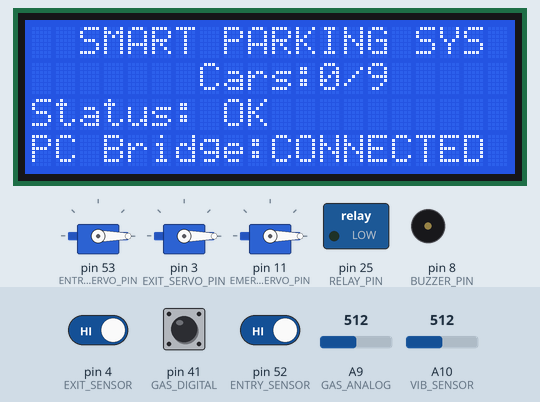
Simulated run of this sketch. Board: Arduino Mega 2560, built with avr-gcc and run on an emulated ATmega2560. On the bench: 20×4 character LCD, 3 × servo, switched loads named in the sketch (green lamp = pin HIGH), buzzer (waves = sounding). The test bench sets the inputs (shaded band); at power-on: pin 52 (ENTRY_SENSOR) HIGH, A10 (VIB_SENSOR) = 512, pin 4 (EXIT_SENSOR) HIGH, pin 41 (GAS_DIGITAL) HIGH, A9 (GAS_ANALOG) = 512.

Above: at 3.3 s.
3.4 s: pin 52 (ENTRY_SENSOR) driven LOW
At 5.1 s:
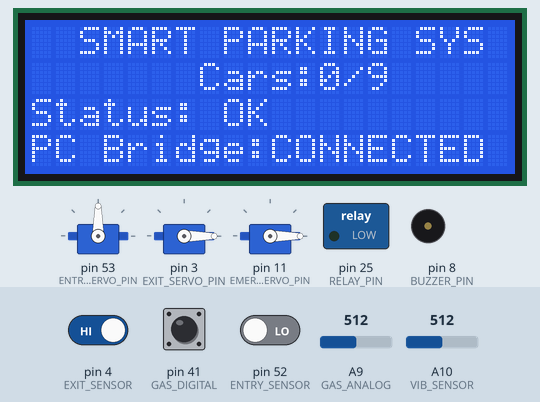
6.4 s: A10 (VIB_SENSOR) set to 787
8.9 s: A10 (VIB_SENSOR) set to 810
At 16.7 s:
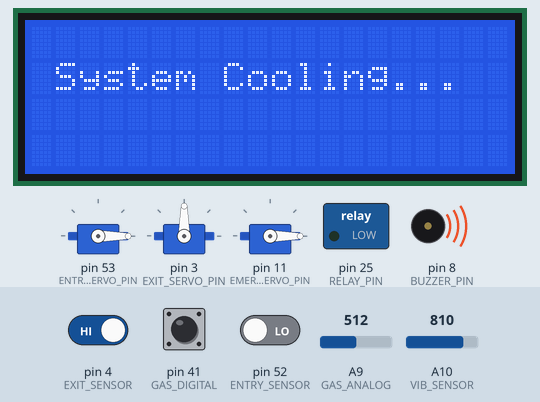
At 28.2 s:
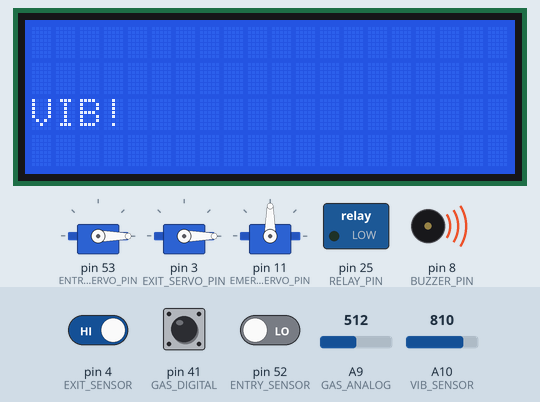
Timing chart, 0 to 28.4 s (numbered marks = the images above; inputs shaded):
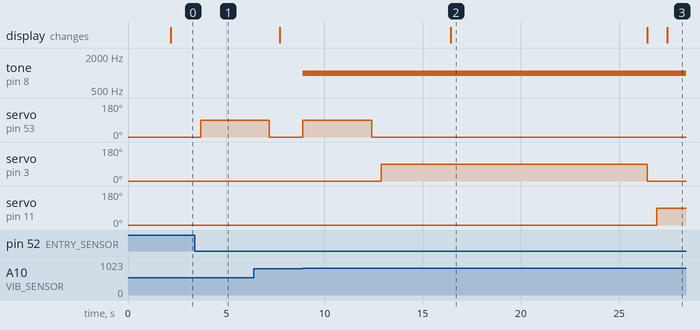

The sketch:

Mega2560_Main_v4.3.ino
```cpp
// ============================================
// Smart Parking + Safety System - MEGA2560 v4.3
// Communication: Serial1 (pins 18/19) via Uno Bridge
// ============================================

#include <Wire.h>
#include <LiquidCrystal_I2C.h>
#include <Servo.h>

// ============ LCD ============
LiquidCrystal_I2C lcd(0x27, 20, 4);

// ============ Servos ============
Servo entryServo;
Servo exitServo;
Servo emergencyServo;

#define ENTRY_SERVO_PIN  53
#define EXIT_SERVO_PIN   3
#define EMERGENCY_SERVO_PIN 11

#define SERVO_OPEN    90
#define SERVO_CLOSED  0

// ============ Sensors ============
#define ENTRY_SENSOR   52
#define EXIT_SENSOR    4
#define GAS_ANALOG     A9
#define GAS_DIGITAL    41
#define VIB_SENSOR     A10

// ============ Outputs ============
#define RELAY_PIN  25
#define BUZZER_PIN 8

// ============ Constants ============
const int MAX_CARS = 9;
const int GAS_THRESHOLD = 400;
const int GAS_STABLE_MS = 1000;
const int VIB_LEVEL_1 = 400;
const int VIB_LEVEL_2 = 600;
const int VIB_LEVEL_3 = 800;
const int EMERGENCY_OPEN_MS = 10000;
const int EMERGENCY_COOLDOWN_MS = 5000;
const int GATE_WAIT_MS = 3000;
const int SERVO_MAX_MOVES = 5;
const int SERVO_REST_MS = 10000;

// ============ State Variables ============
int carCount = 0;
bool entryGateOpen = false;
bool exitGateOpen = false;
bool securityDoorOpen = false;
bool gasAlarm = false;
bool vibAlarm = false;
bool relayOn = false;

float smoothGas = 0;
bool gasDigitalState = false;
unsigned long gasStableStart = 0;
bool gasTriggered = false;

int vibrationLevel = 0;
unsigned long emergencyOpenStart = 0;
unsigned long lastCooldownEnd = 0;
bool inCooldown = false;

int servoMoveCount = 0;

bool lastEntryState = HIGH;
bool lastExitState = HIGH;
unsigned long entryTriggerTime = 0;
unsigned long exitTriggerTime = 0;
bool entryWaiting = false;
bool exitWaiting = false;

String lcdLines[4] = {"", "", "", ""};

unsigned long lastSendTime = 0;
const unsigned long SEND_INTERVAL = 1000;

String wifiStatus = "CONNECTED";
unsigned long wifiTimeout = 0;

// ============================================
void setup() {
  Serial1.begin(115200);

  lcd.init();
  lcd.backlight();
  lcd.clear();
  lcd.setCursor(2, 0);
  lcd.print("SMART PARKING");
  lcd.setCursor(5, 1);
  lcd.print("SYSTEM");
  delay(2000);

  entryServo.attach(ENTRY_SERVO_PIN);
  exitServo.attach(EXIT_SERVO_PIN);
  emergencyServo.attach(EMERGENCY_SERVO_PIN);
  entryServo.write(SERVO_CLOSED);
  exitServo.write(SERVO_CLOSED);
  emergencyServo.write(SERVO_CLOSED);

  pinMode(ENTRY_SENSOR, INPUT_PULLUP);
  pinMode(EXIT_SENSOR, INPUT_PULLUP);
  pinMode(GAS_DIGITAL, INPUT_PULLUP);
  pinMode(VIB_SENSOR, INPUT);

  pinMode(RELAY_PIN, OUTPUT);
  pinMode(BUZZER_PIN, OUTPUT);
  digitalWrite(RELAY_PIN, LOW);
  noTone(BUZZER_PIN);

  wifiStatus = "CONNECTED";
  wifiTimeout = millis();

  updateDisplay();
}

// ============================================
void loop() {
  checkSerial();
  readGasSensor();
  readVibrationSensor();
  handleEntry();
  handleExit();
  sendData();
}

// ============================================
void checkSerial() {
  while (Serial1.available()) {
    String cmd = Serial1.readStringUntil('\n');
    cmd.trim();
    processCommand(cmd);
  }
}

void processCommand(String cmd) {
  if (cmd == "OPEN_ENTRY") {
    openEntryGate();
  } else if (cmd == "OPEN_EXIT") {
    openExitGate();
  } else if (cmd == "OPEN_SECURITY") {
    openSecurityDoor();
  } else if (cmd == "CLOSE_SECURITY") {
    closeSecurityDoor();
  } else if (cmd == "LIGHT_ON") {
    digitalWrite(RELAY_PIN, HIGH);
    relayOn = true;
  } else if (cmd == "LIGHT_OFF") {
    digitalWrite(RELAY_PIN, LOW);
    relayOn = false;
  } else if (cmd == "BUZZER_ON") {
    tone(BUZZER_PIN, 1000);
  } else if (cmd.startsWith("SYSTEM:READY")) {
    wifiStatus = "CONNECTED";
    wifiTimeout = millis();
  } else if (cmd.startsWith("WIFI:")) {
    wifiStatus = cmd.substring(5);
    if (wifiStatus != "CONNECTED") wifiTimeout = millis();
  }
}

// ============================================
void sendData() {
  if (millis() - lastSendTime < SEND_INTERVAL) return;
  lastSendTime = millis();

  if (wifiStatus == "CONNECTED" && millis() - wifiTimeout > 30000) {
    wifiStatus = "DISCONNECTED";
  }

  String data = "CAR:" + String(carCount)
    + "|MAX:" + String(MAX_CARS)
    + "|GAS:" + String((int)smoothGas)
    + "|GA:" + String(gasAlarm ? 1 : 0)
    + "|GD:" + String(gasDigitalState ? 1 : 0)
    + "|VA:" + String(vibAlarm ? 1 : 0)
    + "|VL:" + String(vibrationLevel)
    + "|EG:" + String(entryGateOpen ? 1 : 0)
    + "|XG:" + String(exitGateOpen ? 1 : 0)
    + "|SD:" + String(securityDoorOpen ? 1 : 0)
    + "|RL:" + String(relayOn ? 1 : 0);

  Serial1.println(data);
}

// ============================================
void readGasSensor() {
  int rawGas = analogRead(GAS_ANALOG);
  smoothGas = smoothGas * 0.7 + rawGas * 0.3;
  gasDigitalState = !digitalRead(GAS_DIGITAL);

  bool bothConditions = (smoothGas > GAS_THRESHOLD) && gasDigitalState;

  if (bothConditions && !gasTriggered) {
    if (gasStableStart == 0) {
      gasStableStart = millis();
    } else if (millis() - gasStableStart >= GAS_STABLE_MS) {
      gasTriggered = true;
      gasAlarm = true;
      triggerGasAlarm();
    }
  } else if (!bothConditions) {
    gasStableStart = 0;
    if (gasTriggered) {
      gasTriggered = false;
      gasAlarm = false;
      clearGasAlarm();
    }
  }
}

void triggerGasAlarm() {
  tone(BUZZER_PIN, 1500);
  openEntryGate();
  openExitGate();
  openSecurityDoor();
  updateDisplay();
}

void clearGasAlarm() {
  noTone(BUZZER_PIN);
  closeEntryGate();
  closeExitGate();
  closeSecurityDoor();
  updateDisplay();
}

// ============================================
void readVibrationSensor() {
  int raw = analogRead(VIB_SENSOR);

  if (raw < VIB_LEVEL_1) {
    vibrationLevel = 0;
  } else if (raw < VIB_LEVEL_2) {
    vibrationLevel = 1;
  } else if (raw < VIB_LEVEL_3) {
    vibrationLevel = 2;
  } else {
    vibrationLevel = 3;
  }

  if (vibrationLevel >= 3 && !vibAlarm) {
    if (!inCooldown) {
      vibAlarm = true;
      triggerVibrationAlarm();
    }
  }

  if (vibAlarm && emergencyOpenStart > 0) {
    if (millis() - emergencyOpenStart >= EMERGENCY_OPEN_MS) {
      noTone(BUZZER_PIN);
      closeEntryGate();
      closeExitGate();
      closeSecurityDoor();
      vibAlarm = false;
      emergencyOpenStart = 0;
      inCooldown = true;
      lastCooldownEnd = millis();
      updateDisplay();
    }
  }

  if (inCooldown && millis() - lastCooldownEnd >= EMERGENCY_COOLDOWN_MS) {
    inCooldown = false;
  }
}

void triggerVibrationAlarm() {
  tone(BUZZER_PIN, 1000);
  openEntryGate();
  openExitGate();
  openSecurityDoor();
  emergencyOpenStart = millis();
  updateDisplay();
}

// ============================================
void handleEntry() {
  bool currentState = digitalRead(ENTRY_SENSOR);

  if (currentState == LOW && lastEntryState == HIGH) {
    if (!entryWaiting) {
      entryTriggerTime = millis();
      entryWaiting = true;
    }
  }

  if (entryWaiting && currentState == LOW && millis() - entryTriggerTime >= 300) {
    if (!entryGateOpen && carCount < MAX_CARS && !gasAlarm && !vibAlarm) {
      carCount++;
      openEntryGate();
      updateDisplay();
    }
    entryWaiting = false;
  }

  if (currentState == HIGH && entryWaiting && millis() - entryTriggerTime >= 500) {
    entryWaiting = false;
  }

  lastEntryState = currentState;
}

void handleExit() {
  bool currentState = digitalRead(EXIT_SENSOR);

  if (currentState == LOW && lastExitState == HIGH) {
    if (!exitWaiting) {
      exitTriggerTime = millis();
      exitWaiting = true;
    }
  }

  if (exitWaiting && currentState == LOW && millis() - exitTriggerTime >= 300) {
    if (!exitGateOpen && carCount > 0 && !gasAlarm && !vibAlarm) {
      carCount--;
      openExitGate();
      updateDisplay();
    }
    exitWaiting = false;
  }

  if (currentState == HIGH && exitWaiting && millis() - exitTriggerTime >= 500) {
    exitWaiting = false;
  }

  lastExitState = currentState;
}

// ============================================
void moveServo(Servo &sv, int angle, String name) {
  servoMoveCount++;

  if (servoMoveCount > SERVO_MAX_MOVES) {
    lcd.clear();
    lcd.setCursor(1, 1);
    lcd.print("System Cooling...");
    delay(SERVO_REST_MS);
    servoMoveCount = 0;
    lcd.clear();
  }

  sv.write(angle);
  delay(500);
}

void openEntryGate() {
  if (!entryGateOpen) {
    moveServo(entryServo, SERVO_OPEN, "Entry");
    entryGateOpen = true;
    delay(GATE_WAIT_MS);
    closeEntryGate();
  }
}

void closeEntryGate() {
  if (entryGateOpen) {
    moveServo(entryServo, SERVO_CLOSED, "Entry");
    entryGateOpen = false;
  }
}

void openExitGate() {
  if (!exitGateOpen) {
    moveServo(exitServo, SERVO_OPEN, "Exit");
    exitGateOpen = true;
    delay(GATE_WAIT_MS);
    closeExitGate();
  }
}

void closeExitGate() {
  if (exitGateOpen) {
    moveServo(exitServo, SERVO_CLOSED, "Exit");
    exitGateOpen = false;
  }
}

void openSecurityDoor() {
  if (!securityDoorOpen) {
    moveServo(emergencyServo, SERVO_OPEN, "Security");
    securityDoorOpen = true;
  }
}

void closeSecurityDoor() {
  if (securityDoorOpen) {
    moveServo(emergencyServo, SERVO_CLOSED, "Security");
    securityDoorOpen = false;
  }
}

// ============================================
void updateDisplay() {
  String lines[4];

  lines[0] = "  SMART PARKING SYS";

  String spaces = "               ";
  String carStr = String(carCount);
  String pos = String(MAX_CARS);
  String centered = spaces.substring(0, (20 - carStr.length() - pos.length() - 3) / 2);
  lines[1] = centered + "Cars:" + carStr + "/" + pos;

  String status = "";
  if (gasAlarm) status += "GAS! ";
  if (vibAlarm) status += "VIB! ";
  if (status.length() == 0) status = "Status: OK";
  lines[2] = status;

  lines[3] = "PC Bridge:" + wifiStatus;
  if (relayOn) lines[3] += " Light:ON";

  for (int i = 0; i < 4; i++) {
    if (lines[i] != lcdLines[i]) {
      lcdLines[i] = lines[i];
      lcd.setCursor(0, i);
      lcd.print(lines[i]);
      for (int j = lines[i].length(); j < 20; j++) {
        lcd.print(" ");
      }
    }
  }
}
```

Measured:
- the behaviour switches between 799 and 800 on A10 (VIB_SENSOR) (found by bisection; images 1 and 2)
- after the input at 3.4 s, servo on pin 53 (ENTRY_SERVO_PIN): 0° → 90° after 0.30 s
- after the input at 8.9 s, tone on pin 8 (BUZZER_PIN): silent → 1000 Hz at once; servo on pin 53 (ENTRY_SERVO_PIN): 0° → 90° at once, → 0° 3.5 s later; servo on pin 3 (EXIT_SERVO_PIN): 0° → 90° after 4.0 s, → 0° 13.5 s later; servo on pin 11 (EMERGENCY_SERVO_PIN): 0° → 90° after 18.0 s; the display: changes after 7.5 s (image 2)
- what the display in image 2 shows lasts 10.0 s, from 16.4 s to 26.4 s
